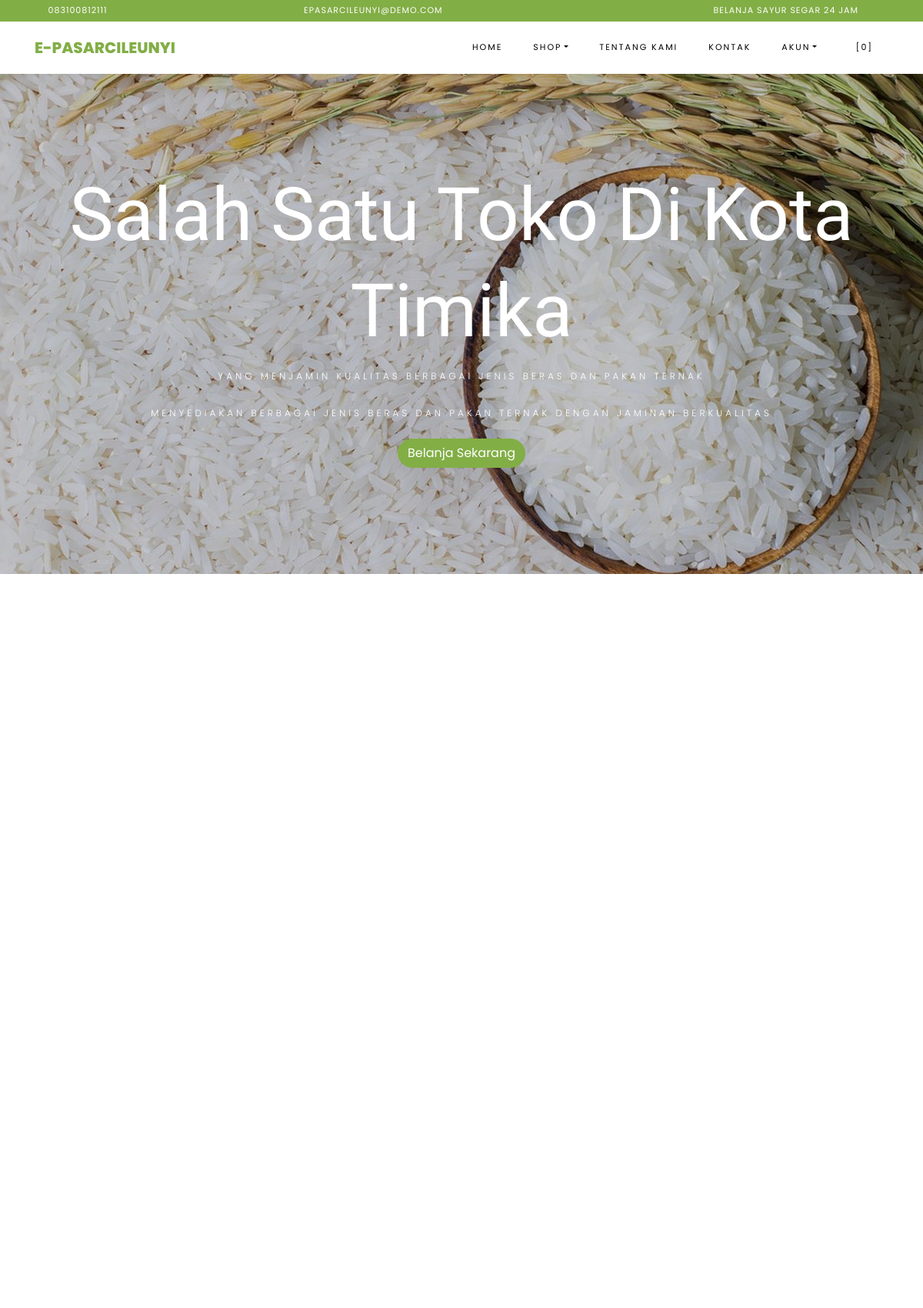
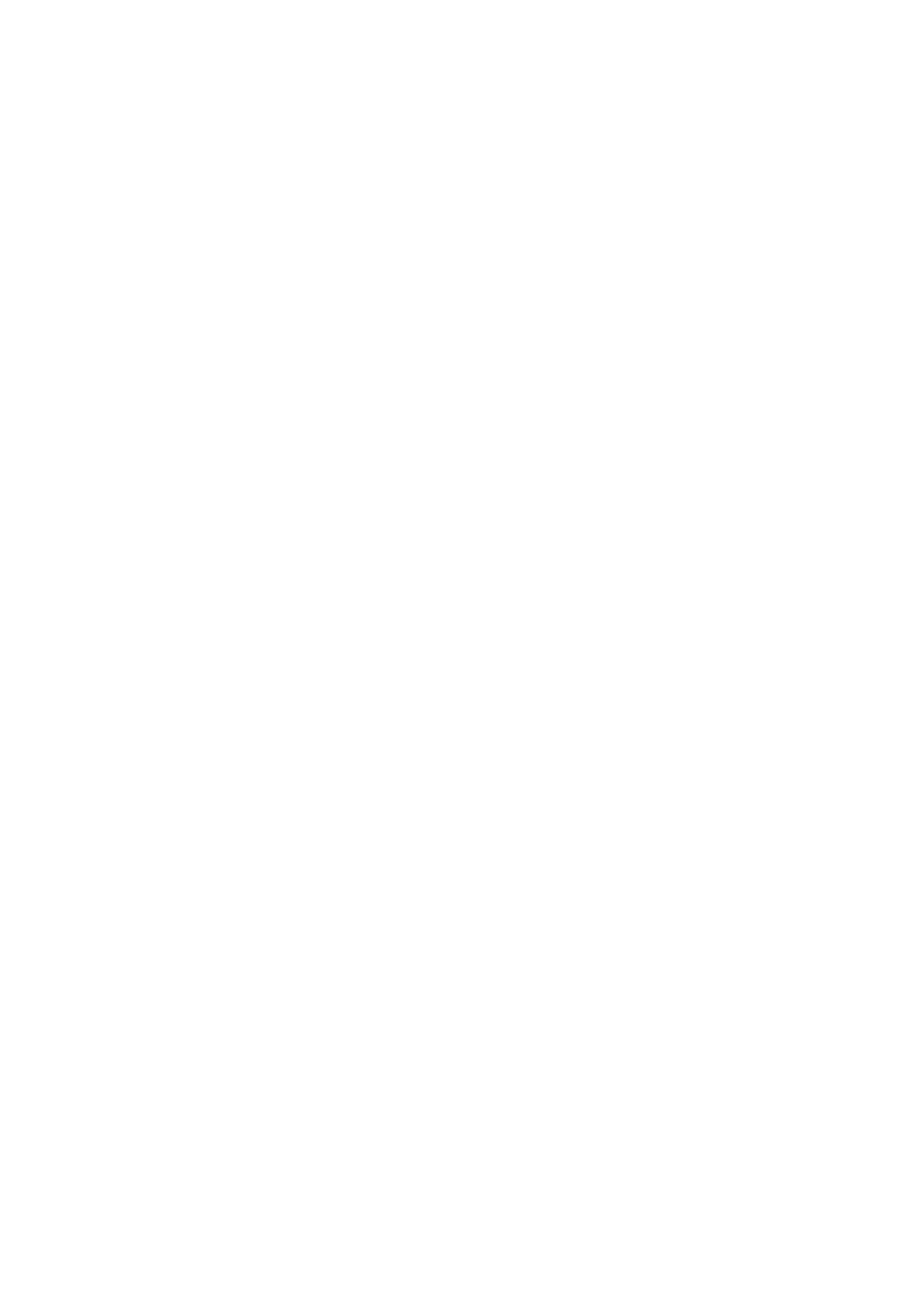
The page / (upper part) on the database its author committed (2 pictures, top to bottom).
### tables this page shows
CREATE TABLE `settings` (
  `id` int(10) NOT NULL,
  `key` varchar(32) NOT NULL,
  `content` varchar(191) NOT NULL
);

### application/helpers/themes_helper.php (called while the page is built, shortened)
<?php
if ( ! function_exists('get_theme_name'))
{
    function get_theme_name() {
        $current_theme = get_settings('current_theme_name');
        return ($current_theme) ? $current_theme : false;
    }
}
if ( ! function_exists('get_template_part'))
{
    function get_template_part($file_name = null, $params = array()) {
        if ($file_name !== '') {
            $current_theme = get_theme_name();
            if ( file_exists($file_location = VIEWPATH .'themes/'. $current_theme .'/'. $file_name .'.php')) {
                $CI =& get_instance();
                $CI->load->view('themes/'. $current_theme .'/'. $file_name, $params);
            }
            else {
                echo '<div>Kesalahan: berkas tema <b>'. $file_name .'.php</b> tidak ditemukan.<br>Lokasi berkas: <b>'. $file_location .'</b></div>';
            }
        }
    }
}
if ( ! function_exists('get_header'))
{
    function get_header($params = null, $section = '', $current_section = '') {
        $load_params = array();
        if ( is_null($params)) {
            $load_params['title'] = get_settings('site_name');
        }
        else if ( is_string($params)) {
            $load_params['title'] = $params;
        }
        else if ( is_array($params)) {
            $load_params = $params;
        }
        else {
            $load_params['title'] = get_settings('site_name');
        }
        $load_params['sidebar_section'] = $section;
        $load_params['current_section'] = $current_section;
        get_template_part('header', $load_params);
    }
}
if ( ! function_exists('get_theme_uri'))
{
    function get_theme_uri($file_name = null, $theme_name = NULL)
    {
        $theme_name = ($theme_name == NULL) ? get_theme_name() : $theme_name;
        return is_null($file_name) ? base_url('assets/themes/'. $theme_name .'/') : base_url('assets/themes/'. $theme_name .'/'. $file_name) ;
    }
}

### application/controllers/Home.php (called while the page is built, shortened)
<?php
class Home extends CI_Controller {
    public function index() {
        $params['title'] = 'Selamat Datang ';
        $products['products'] = $this->product->get_all_products();
        $products['best_deal'] = $this->product->best_deal_product();
        $products['reviews'] = $this->review->get_all_reviews();
        get_header($params);
        get_template_part('home', $products);
    }
}

### index.php (called while the page is built, shortened)
<?php
require_once BASEPATH.'core/CodeIgniter.php';

### application/helpers/global_helper.php (called while the page is built, shortened)
<?php
if ( ! function_exists('get_settings'))
{
    function get_settings($key = '')
    {
        $CI =& get_instance();
        $row = $CI->db
            ->select('content')
            ->where('key', $key)
            ->get('settings')
            ->row();
        return $row->content;
    }
}
if ( ! function_exists('get_store_name'))
{
    function get_store_name()
    {
        return get_settings('store_name');
    }
}

### application/helpers/session_helper.php (called while the page is built, shortened)
<?php
if ( ! function_exists('init'))
{
    function init()
    {
        $CI =& get_instance();
        return $CI;
    }
}
if( ! function_exists('session_data'))
{
    function session_data()
    {
        $CI = init();
        $read_session_in_cookie = get_cookie('__ACTIVE_SESSION_DATA');
        $read_session_in_session = $CI->session->userdata('__ACTIVE_SESSION_DATA');
        if ($read_session_in_cookie)
        {
            $read_data = $CI->encryption->decrypt($read_session_in_cookie);
            $read_data = json_decode($read_data);
            return $read_data;
        }
        else if ($read_session_in_session)
        {
            $read_data = $CI->encryption->decrypt($read_session_in_session);
            $read_data = json_decode($read_data);
            return $read_data;
        }
        else {
            $default_session = new stdClass();
            $default_session->is_login = FALSE;
            $default_session->user_id = 0;
            $default_session->login_at = 0;
            $default_session->remember_me = FALSE;
            return $default_session;
        }
    }
}

### application/views/themes/vegefoods/home.php (the view, shortened to what this page needs)
<section id="home-section" class="hero">
    <div class="home-slider owl-carousel">
    <div class="slider-item" style="background-image: url(<?php echo get_theme_uri('images/bg-2.jpg'); ?>);">
        <div class="overlay"></div>
      <div class="container">
        <div class="row slider-text justify-content-center align-items-center" data-scrollax-parent="true">
          <div class="col-md-12 ftco-animate text-center">
            <h1 class="mb-2">Salah Satu Toko Di Kota Timika</h1>
              <h2 class="subheading mb-4">Yang Menjamin Kualitas Berbagai Jenis Beras Dan Pakan Ternak</h2>
            <h2 class="subheading mb-4">Menyediakan Berbagai Jenis Beras Dan Pakan Ternak Dengan Jaminan Berkualitas</h2>
            <p><a href="#products" class="btn btn-primary">Belanja Sekarang</a></p>
          </div>
        </div>
      </div>
    </div>
  </div>
</section>
<section class="ftco-section" id="products">
      <div class="container">
          <div class="row no-gutters ftco-services">
  </div>
      </div>
  </section>
  <section class="ftco-section">
  <div class="container">
          <div class="row justify-content-center mb-3 pb-3">
  </div>
  </div>
  <div class="container">
      <div class="row">
      </div>
  </div>
</section>

### application/views/themes/vegefoods/header.php (shortened to what this page needs)
?><!DOCTYPE html>
<html lang="en">
  <head>
    <link rel="stylesheet" href="<?php echo get_theme_uri('css/open-iconic-bootstrap.min.css'); ?>">
    <link rel="stylesheet" href="<?php echo get_theme_uri('css/animate.css'); ?>">
    <link rel="stylesheet" href="<?php echo get_theme_uri('css/owl.carousel.min.css'); ?>">
    <link rel="stylesheet" href="<?php echo get_theme_uri('css/owl.theme.default.min.css'); ?>">
    <link rel="stylesheet" href="<?php echo get_theme_uri('css/magnific-popup.css'); ?>">
    <link rel="stylesheet" href="<?php echo get_theme_uri('css/aos.css'); ?>">
	<link rel="stylesheet" href="<?php echo get_theme_uri('css/ionicons.min.css'); ?>">
	<link rel="stylesheet" href="<?php echo get_theme_uri('js/plugins/@fortawesome/fontawesome-free/css/all.min.css', 'argon'); ?>">
    <link rel="stylesheet" href="<?php echo get_theme_uri('css/bootstrap-datepicker.css'); ?>">
    <link rel="stylesheet" href="<?php echo get_theme_uri('css/jquery.timepicker.css'); ?>">
    <link rel="stylesheet" href="<?php echo get_theme_uri('css/flaticon.css'); ?>">
    <link rel="stylesheet" href="<?php echo get_theme_uri('css/icomoon.css'); ?>">
	<link rel="stylesheet" href="<?php echo get_theme_uri('css/style.css'); ?>">
	<link rel="stylesheet" href="<?php echo base_url('assets/plugins/toastr/toastr.min.css'); ?>">
  </head>
  <body class="goto-here">
		<div class="py-1 bg-primary">
    	<div class="container">
    		<div class="row no-gutters d-flex align-items-start align-items-center px-md-0">
	    		<div class="col-lg-12 d-block">
		    		<div class="row d-flex">
		    			<div class="col-md pr-4 d-flex topper align-items-center">
					    	<div class="icon mr-2 d-flex justify-content-center align-items-center"><span class="icon-phone2"></span></div>
						    <span class="text"><?php echo get_settings('store_phone_number'); ?></span>
					    </div>
					    <div class="col-md pr-4 d-flex topper align-items-center">
					    	<div class="icon mr-2 d-flex justify-content-center align-items-center"><span class="icon-paper-plane"></span></div>
						    <span class="text"><?php echo get_settings('store_email'); ?></span>
					    </div>
					    <div class="col-md-5 pr-4 d-flex topper align-items-center text-lg-right">
						    <span class="text"><?php echo get_settings('store_tagline'); ?></span>
					    </div>
				    </div>
			    </div>
		    </div>
		  </div>
    </div>
    <nav class="navbar navbar-expand-lg navbar-dark ftco_navbar bg-dark ftco-navbar-light" id="ftco-navbar">
	    <div class="container">
	      <a class="navbar-brand" href="<?php echo base_url(); ?>"><?php echo get_store_name(); ?></a>
	      <div class="collapse navbar-collapse" id="ftco-nav">
	        <ul class="navbar-nav ml-auto">
	          <li class="nav-item active"><a href="<?php echo base_url(); ?>" class="nav-link">Home</a></li>
	          <li class="nav-item dropdown">
              <a class="nav-link dropdown-toggle" href="#" id="dropdown04" data-toggle="dropdown" aria-haspopup="true" aria-expanded="false">Shop</a>
            </li>
	          <li class="nav-item"><a href="<?php echo site_url('pages/about'); ?>" class="nav-link">Tentang Kami</a></li>
              <li class="nav-item"><a href="<?php echo site_url('pages/contact'); ?>" class="nav-link">Kontak</a></li>
              <li class="nav-item dropdown">
              <a class="nav-link dropdown-toggle" href="#" id="dropdown05" data-toggle="dropdown" aria-haspopup="true" aria-expanded="false">Akun</a>
            </li>
	          <li class="nav-item cta cta-colored"><a href="<?php echo site_url('shop/cart'); ?>" class="nav-link"><span class="icon-shopping_cart"></span>[<span class="cart-item-total">0</span>]</a></li>
	        </ul>
	      </div>
	    </div>
	  </nav>

### assets/themes/vegefoods/css/icomoon.css (style rules this page uses)
[class^="icon-"], [class*=" icon-"] { font-family: 'icomoon' !important; speak: none; font-style: normal; font-weight: normal; font-variant: normal; text-transform: none; line-height: 1; -webkit-font-smoothing: antialiased; -moz-osx-font-smoothing: grayscale; }
.icon-paper-plane:before { content: "\f1d8"; }
.icon-phone2:before { content: "\e0cd"; }
.icon-shopping_cart:before { content: "\e8cc"; }

### rows shown on the page
settings: content "083100812111"
settings: content "EPASARCILEUNYI@DEMO.COM"
settings: content "BELANJA SAYUR SEGAR 24 JAM"
settings: content "E-PASARCILEUNYI"
settings: content (picture)
